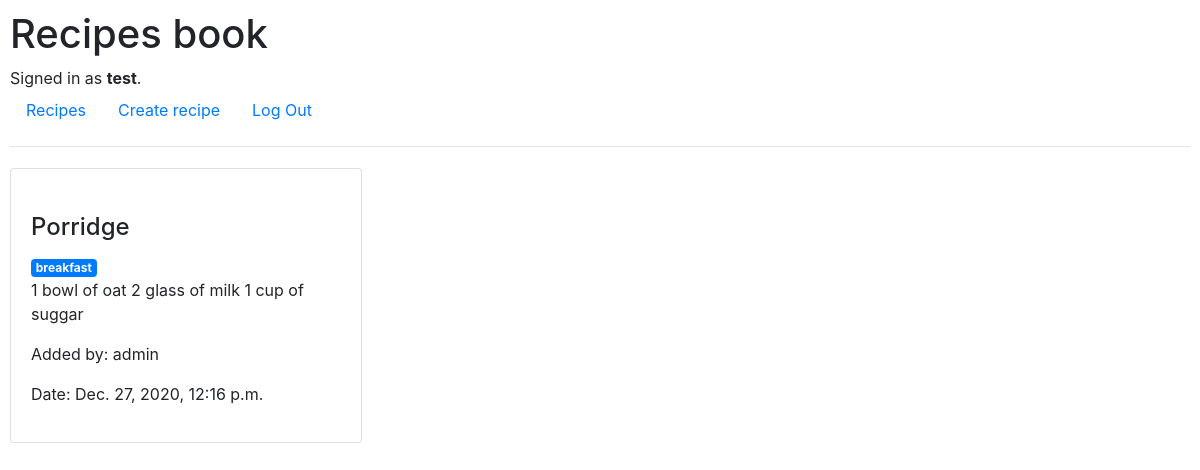
The page /3 (signed in) on the database its author committed.
### mplan/models.py (models this page shows, shortened)
class User(AbstractUser):
    pass

class Recipe(models.Model):
    name = models.CharField(max_length=64)
    ingredient = models.ManyToManyField('Ingredient', blank=True, related_name='ingredient')
    description = models.CharField(max_length=4096)
    category = models.CharField(max_length=64, blank=True)
    date = models.DateTimeField(auto_now_add=True, blank=True)
    creator = models.ForeignKey(User, on_delete=models.CASCADE, related_name='owner')

### mplan/views.py (the view)
# urls.py: path("<int:recipe_id>", views.recipe, name="recipe"),
@login_required
def recipe(request, recipe_id):
    try:
        recipe = Recipe.objects.get(id=recipe_id)
        curent_user = request.user.id
    except Recipe.DoesNotExist:
        raise Http404("Recipe not found.")
    recipe_item = Recipe.objects.get(id = recipe_id)
    return render(request, "mplan/recipe.html", {
        "recipe": recipe_item
    })

### mplan/templates/mplan/recipe.html (shortened to what this page needs)
{% extends "mplan/layout.html" %}
{% block body %}
<div class="card">
    <div class="card-body">
        <h4 class="card-title"> {{ recipe.name}} </h4>
        {% if recipe.category %}
            <a href="category/{{recipe.category}}" class="badge badge-primary"> {{recipe.category}} </a>
        {% endif %}
        <p> {{ recipe.description }} </p>
        <p> Added by: {{ recipe.creator }} </p>
        <p> Date: {{ recipe.date }} </p>
    </div>
</div>
{% endblock %}

### mplan/templates/mplan/layout.html (shortened to what this page needs)
{% load static %}
<!DOCTYPE html>
<html lang="en">
    <head>
        <link rel="stylesheet" href="https://stackpath.bootstrapcdn.com/bootstrap/4.4.1/css/bootstrap.min.css">
        <link href="{% static 'mplan/styles.css' %}" rel="stylesheet">
    </head>
    <body>
        <h1>Recipes book</h1>
        <div>
            {% if user.is_authenticated %}
                Signed in as <strong>{{ user.username }}</strong>.
            {% else %}
                Not signed in.
            {% endif %}
        </div>
        <ul class="nav">
            <li class="nav-item">
                <a class="nav-link" href="{% url 'index' %}">Recipes</a>
            </li>
            {% if user.is_authenticated %}
                <li class="nav-item">
                    <a class="nav-link" href="{% url 'create_recipe' %}">Create recipe</a>
                </li>
                <li class="nav-item">
                    <a class="nav-link" href="{% url 'logout' %}">Log Out</a>
                </li>
            {% endif %}
        </ul>
        <hr>
        {% block body %}
        {% endblock %}
        </body>
</html>

### mplan/static/mplan/styles.css (style rules this page uses)
body { padding: 10px; }
.card { display:inline-block; width: 22rem; margin: 5px 10px 5px 0px; }

### rows shown on the page
User: username "test"
Recipe: name "Porridge", category "breakfast", description "1 bowl of oat 2 glass of milk 1 cup of suggar", creator "admin", date "Dec. 27, 2020, 12:16 p.m."
